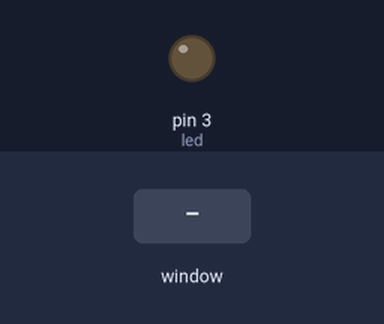
This program was run on a simulated Raspberry Pi (header pin numbers). Shown: output pins drawn as LEDs (lit = HIGH). The inputs (shaded band) are chosen by the test bench. The desktop window is not drawn, its controls go by their first labels and the mouse button is held 0.15 s.

Above: at 1.2 s.
1.3 s: control labelled "LED ON" in the window clicked
At 2.5 s:
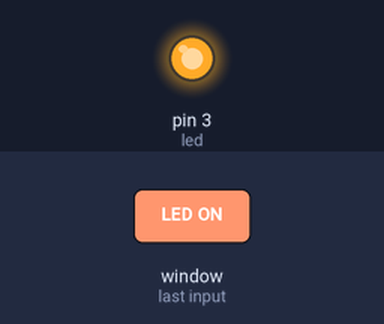
2.8 s: control labelled "LED OFF" in the window clicked
At 3.6 s:
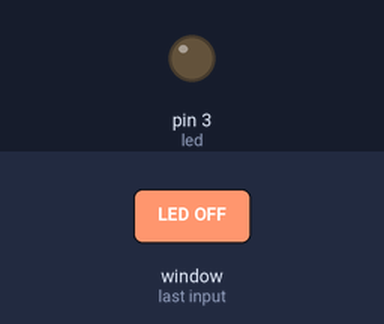
Timing chart, 0 to 5.8 s (numbered marks = the images above; inputs shaded):
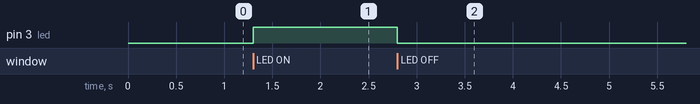

The program:

Output_control_using_GUI.py
```python
import RPi.GPIO as io
from time import sleep
from Tkinter import*
window=Tk()

window.title("LED ON/OFF")
window.geometry('360x480')
window.configure(background = 'blue')


io.setwarnings(False)

io.setmode(io.BOARD)

io.setup(3,io.OUT)
led=3

def clicked():

        io.output(led,False)

        sleep(1)

        window.configure(background = 'black')
        window.title("LED OFF")
def clicked1():

        io.output(led,True)

        sleep(1)

        window.configure(background = 'white')
        window.title("LED ON")


btn = Button(window, text="LED OFF", bg = "silver", command=clicked)
btn.grid(column=2, row=2)

btn = Button(window, text="LED ON", bg = "gold", command=clicked1)
btn.grid(column=4, row=2)


window.mainloop()
```

Measured:
- after the input at 1.3 s, pin 3 (led): LOW → HIGH at once
- after the input at 2.8 s, pin 3 (led): HIGH → LOW at once
